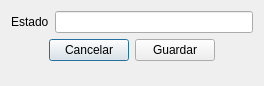
<?xml version="1.0" encoding="UTF-8"?>
<ui version="4.0">
 <class>NewStateDialog</class>
 <widget class="QDialog" name="NewStateDialog">
  <property name="geometry">
   <rect>
    <x>0</x>
    <y>0</y>
    <width>264</width>
    <height>86</height>
   </rect>
  </property>
  <property name="windowTitle">
   <string>Dialog</string>
  </property>
  <layout class="QVBoxLayout" name="verticalLayout">
   <item>
    <layout class="QHBoxLayout" name="horizontalLayout">
     <item>
      <widget class="QLabel" name="stateLabel">
       <property name="text">
        <string>Estado</string>
       </property>
      </widget>
     </item>
     <item>
      <widget class="QLineEdit" name="stateLineEdit">
       <property name="alignment">
        <set>Qt::AlignmentFlag::AlignCenter</set>
       </property>
      </widget>
     </item>
    </layout>
   </item>
   <item>
    <layout class="QHBoxLayout" name="horizontalLayout_2">
     <item>
      <spacer name="horizontalSpacer">
       <property name="orientation">
        <enum>Qt::Orientation::Horizontal</enum>
       </property>
       <property name="sizeHint" stdset="0">
        <size>
         <width>40</width>
         <height>20</height>
        </size>
       </property>
      </spacer>
     </item>
     <item>
      <widget class="QPushButton" name="cancelButton">
       <property name="text">
        <string>Cancelar</string>
       </property>
      </widget>
     </item>
     <item>
      <widget class="QPushButton" name="saveButton">
       <property name="text">
        <string>Guardar</string>
       </property>
      </widget>
     </item>
     <item>
      <spacer name="horizontalSpacer_2">
       <property name="orientation">
        <enum>Qt::Orientation::Horizontal</enum>
       </property>
       <property name="sizeHint" stdset="0">
        <size>
         <width>40</width>
         <height>20</height>
        </size>
       </property>
      </spacer>
     </item>
    </layout>
   </item>
   <item>
    <spacer name="verticalSpacer">
     <property name="orientation">
      <enum>Qt::Orientation::Vertical</enum>
     </property>
     <property name="sizeHint" stdset="0">
      <size>
       <width>20</width>
       <height>40</height>
      </size>
     </property>
    </spacer>
   </item>
  </layout>
 </widget>
 <resources/>
 <connections/>
</ui>
